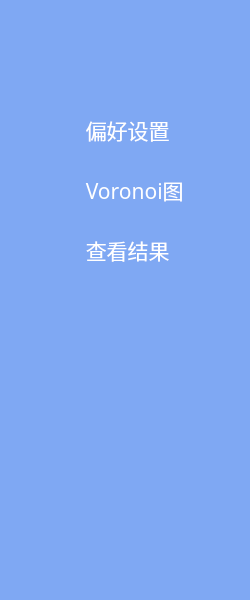
<?xml version="1.0" encoding="UTF-8"?>
<ui version="4.0">
 <class>NavigationBarClass</class>
 <widget class="QWidget" name="NavigationBarClass">
  <property name="geometry">
   <rect>
    <x>0</x>
    <y>0</y>
    <width>250</width>
    <height>600</height>
   </rect>
  </property>
  <property name="windowTitle">
   <string>Form</string>
  </property>
  <property name="styleSheet">
   <string notr="true">background-color:#7fa8f3;</string>
  </property>
  <widget class="QPushButton" name="preferenceSettingButton">
   <property name="geometry">
    <rect>
     <x>0</x>
     <y>100</y>
     <width>250</width>
     <height>60</height>
    </rect>
   </property>
   <property name="font">
    <font>
     <family>微软雅黑 Light</family>
     <pointsize>16</pointsize>
    </font>
   </property>
   <property name="styleSheet">
    <string notr="true">QPushButton {border:none;color:white}
QPushButton:hover {background-color:rgb(118, 158, 226);}</string>
   </property>
   <property name="text">
    <string> 偏好设置</string>
   </property>
   <property name="icon">
    <iconset resource="mainwindow.qrc">
     <normaloff>:/MainWindow/cross.png</normaloff>:/MainWindow/cross.png</iconset>
   </property>
   <property name="iconSize">
    <size>
     <width>32</width>
     <height>32</height>
    </size>
   </property>
  </widget>
  <widget class="QPushButton" name="voronoiButton">
   <property name="geometry">
    <rect>
     <x>0</x>
     <y>160</y>
     <width>250</width>
     <height>60</height>
    </rect>
   </property>
   <property name="font">
    <font>
     <family>微软雅黑 Light</family>
     <pointsize>16</pointsize>
    </font>
   </property>
   <property name="styleSheet">
    <string notr="true">QPushButton {border:none;color:white;padding-left:14px;}
QPushButton:hover {background-color:rgb(118, 158, 226);}</string>
   </property>
   <property name="text">
    <string> Voronoi图</string>
   </property>
   <property name="icon">
    <iconset resource="mainwindow.qrc">
     <normaloff>:/MainWindow/triangle.png</normaloff>:/MainWindow/triangle.png</iconset>
   </property>
   <property name="iconSize">
    <size>
     <width>32</width>
     <height>32</height>
    </size>
   </property>
  </widget>
  <widget class="QPushButton" name="resultButton">
   <property name="geometry">
    <rect>
     <x>0</x>
     <y>220</y>
     <width>250</width>
     <height>60</height>
    </rect>
   </property>
   <property name="font">
    <font>
     <family>微软雅黑 Light</family>
     <pointsize>16</pointsize>
    </font>
   </property>
   <property name="styleSheet">
    <string notr="true">QPushButton {border:none;color:white;}
QPushButton:hover {background-color:rgb(118, 158, 226);}</string>
   </property>
   <property name="text">
    <string> 查看结果</string>
   </property>
   <property name="icon">
    <iconset resource="mainwindow.qrc">
     <normaloff>:/MainWindow/circle.png</normaloff>:/MainWindow/circle.png</iconset>
   </property>
   <property name="iconSize">
    <size>
     <width>32</width>
     <height>32</height>
    </size>
   </property>
  </widget>
  <widget class="QWidget" name="widget" native="true">
   <property name="geometry">
    <rect>
     <x>0</x>
     <y>-1</y>
     <width>251</width>
     <height>601</height>
    </rect>
   </property>
  </widget>
  <zorder>widget</zorder>
  <zorder>preferenceSettingButton</zorder>
  <zorder>voronoiButton</zorder>
  <zorder>resultButton</zorder>
 </widget>
 <resources>
  <include location="mainwindow.qrc"/>
 </resources>
 <connections/>
</ui>
